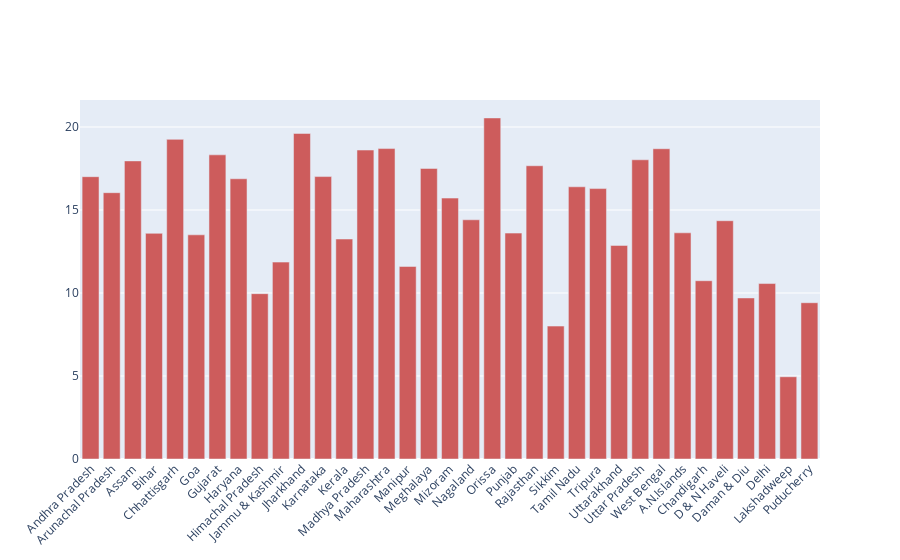

Notebook cell for this chart:
### Code cell
import plotly.graph_objects as go

States = list(malaria_df['STATE'])[0:-1]

fig = go.Figure()
fig.add_trace(go.Bar(
    x=States,
    y=np.log2(T_Cases),
    name='Primary Product',
    marker_color='indianred'
))

# Here we modify the tickangle of the xaxis, resulting in rotated labels.
fig.update_layout(barmode='group', xaxis_tickangle=-45)
fig.show()

### Figure 1 — Plotly figure (JSON) as saved in the notebook; plotly's stock layout.template omitted (floating-point values rounded to 4 significant figures)
{"data": [{"marker": {"color": "indianred"}, "name": "Primary Product", "type": "bar", "x": ["Andhra Pradesh", "Arunachal Pradesh", "Assam", "Bihar", "Chhattisgarh", "Goa", "Gujarat", "Haryana", "Himachal Pradesh", "Jammu & Kashmir", "Jharkhand", "Karnataka", "Kerala", "Madhya Pradesh", "Maharashtra", "Manipur", "Meghalaya", "Mizoram", "Nagaland", "Orissa", "Punjab", "Rajasthan", "Sikkim", "Tamil Nadu", "Tripura", "Uttarakhand", "Uttar Pradesh", "West Bengal", "A.N.Islands", "Chandigarh", "D & N Haveli", "Daman & Diu", "Delhi", "Lakshadweep", "Puducherry"], "y": [17.01, 16.04, 17.96, 13.59, 19.25, 13.5, 18.32, 16.88, 9.959, 11.86, 19.61, 17.01, 13.25, 18.61, 18.7, 11.6, 17.5, 15.72, 14.41, 20.54, 13.61, 17.66, 8.006, 16.4, 16.29, 12.87, 18.02, 18.69, 13.62, 10.74, 14.35, 9.7, 10.57, 4.954, 9.414, 22.32]}], "layout": {"barmode": "group", "xaxis": {"tickangle": -45}}}
